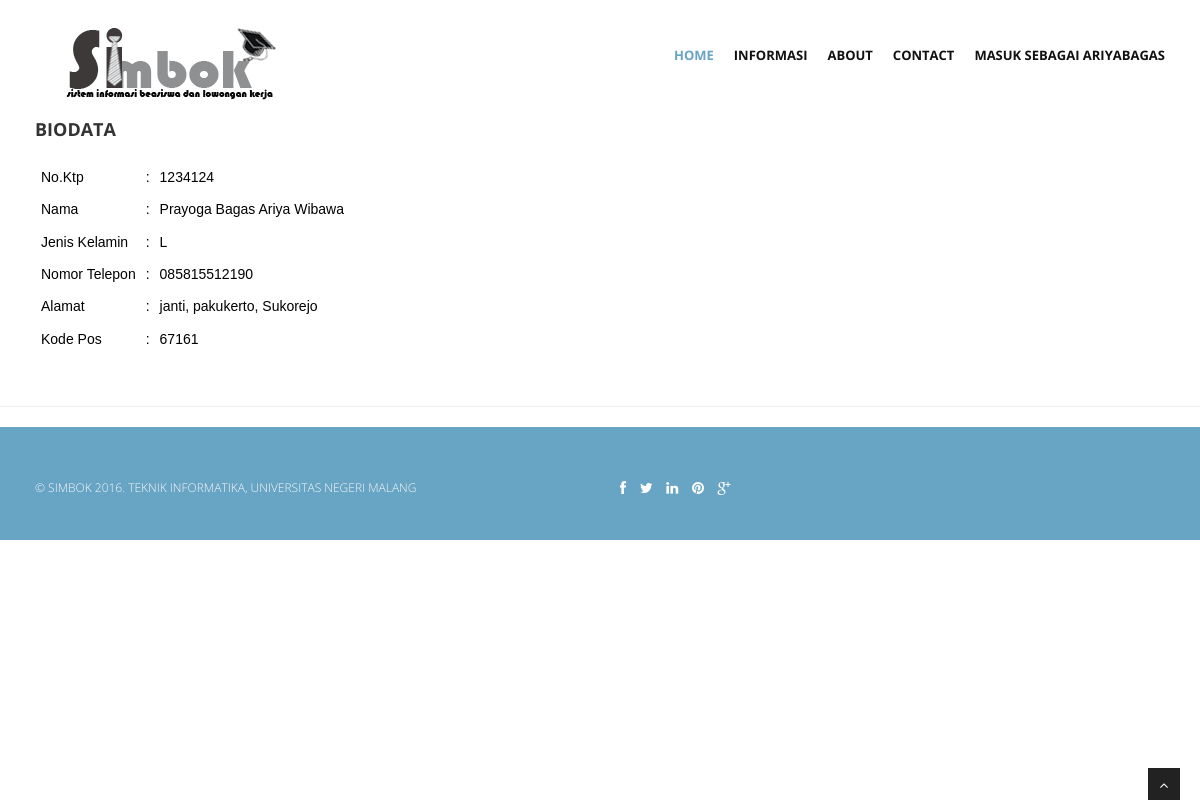
Page /index.php?page=biodata (signed in) on the committed database.
### tables this page shows
CREATE TABLE `user` (
  `id` int(255) NOT NULL AUTO_INCREMENT,
  `name` varchar(255) NOT NULL,
  `sex` varchar(10) NOT NULL,
  `no_ktp` varchar(16) NOT NULL,
  `no_telp` varchar(12) DEFAULT NULL,
  `alamat` varchar(255) NOT NULL,
  `kode_pos` varchar(10) DEFAULT NULL,
  `status` varchar(10) NOT NULL,
  `username` varchar(255) NOT NULL,
  `password` varchar(255) NOT NULL,
  PRIMARY KEY (`id`),
  KEY `no_ktp` (`no_ktp`),
  KEY `name` (`name`,`no_ktp`,`alamat`,`sex`,`no_telp`),
  KEY `name_2` (`name`,`no_ktp`),
  KEY `name_3` (`name`,`sex`,`no_ktp`,`no_telp`,`alamat`),
  KEY `no_ktp_2` (`no_ktp`,`name`,`sex`,`alamat`,`no_telp`)
);

### biodata.php (the view)
<div class="container">
	<div class="row">
		<div style="height: 100%;">
			<div class="col-xs-12">
				<h4>BIODATA</h4>
					<table style="color: black; border: 1px solid White; font-family: Arial;">
					<?php
					$a = $_SESSION['user'];
					$sql = mysql_query("SELECT * FROM user WHERE username='$a'");
					$dt = mysql_fetch_array($sql);
					echo "
						<tr>
							<td>No.Ktp</td>
							<td>:</td>
							<td>".$dt['no_ktp']."</td>
						</tr>
						<tr>
							<td>Nama</td>
							<td>:</td>
							<td>".$dt['name']."</td>
						</tr>
						<tr>
							<td>Jenis Kelamin</td>
							<td>:</td>
							<td>".$dt['sex']."</td>
						</tr>
						<tr>
							<td>Nomor Telepon</td>
							<td>:</td>
							<td>".$dt['no_telp']."</td>
						</tr>
						<tr>
							<td>Alamat</td>
							<td>:</td>
							<td>".$dt['alamat']."</td>
						</tr>
						<tr>
							<td>Kode Pos</td>
							<td>:</td>
							<td>".$dt['kode_pos']."</td>
						</tr>
					";
					?>
					</table>
			</div>
		</div>
	</div>
</div>

### css/style.css (style rules this page uses)
body { font-family:'Open Sans', Arial, sans-serif; font-size:14px; font-weight:300; line-height:1.6em; color:#656565; }
h1,h2, h3, h4, h5, h6 { font-family:'Open Sans', Arial, sans-serif; font-weight:700; line-height:1.1em; color:#333; margin-bottom: 20px; }
.container { padding:0 20px 0 20px; position:relative; }
.row,.row-fluid { margin-bottom:30px; }

### css/tabel.css (style rules this page uses)
table, th { border: 1px solid black; border-collapse: collapse; }
th, td { padding: 5px; text-align: left; }

### rows in the picture
user: no_ktp "1234124", name "Prayoga Bagas Ariya Wibawa", sex "L", no_telp "085815512190", alamat "janti, pakukerto, Sukorejo", kode_pos "67161"

### other values in the picture
$_SESSION["user"] "ARIYABAGAS"
